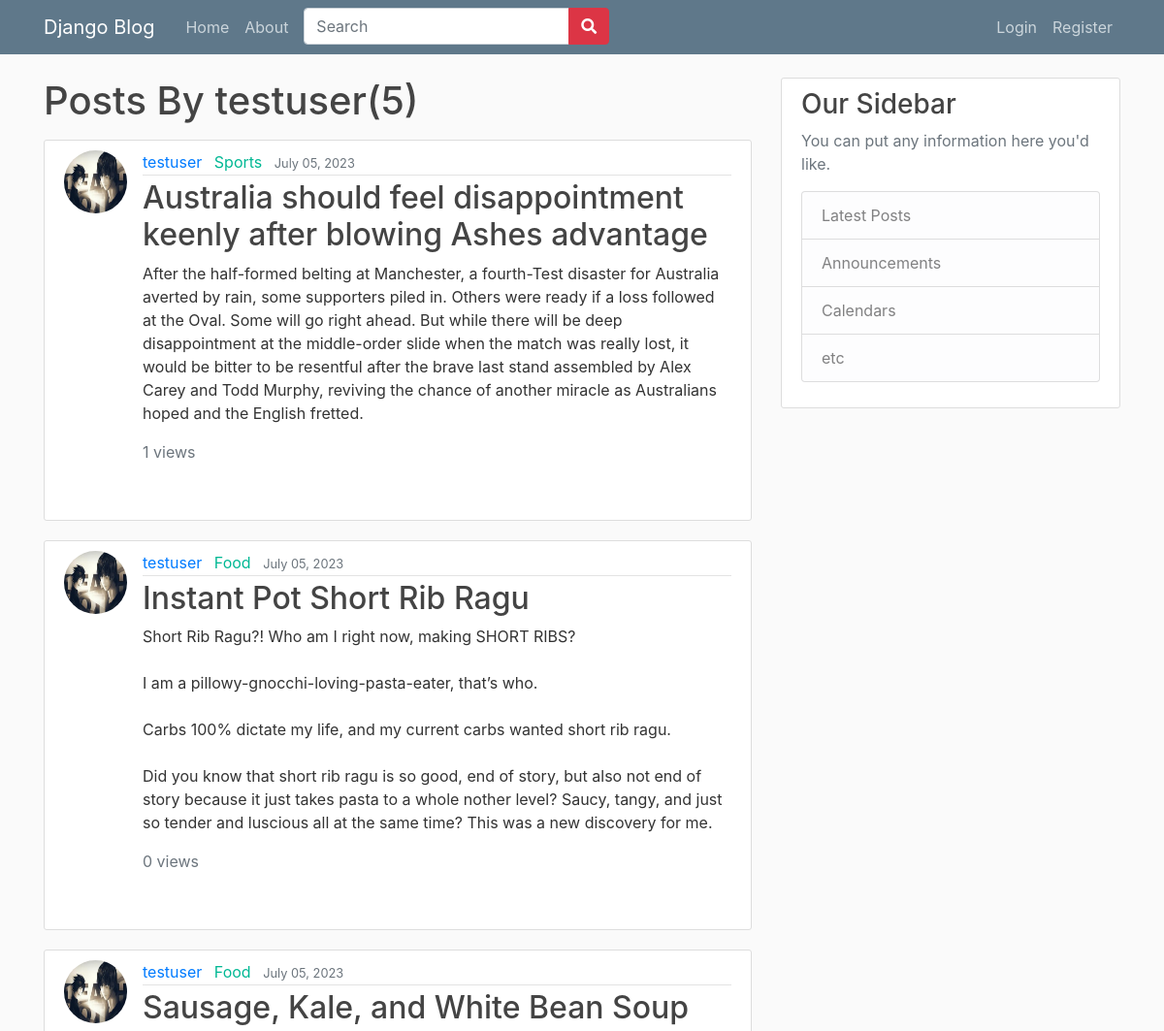
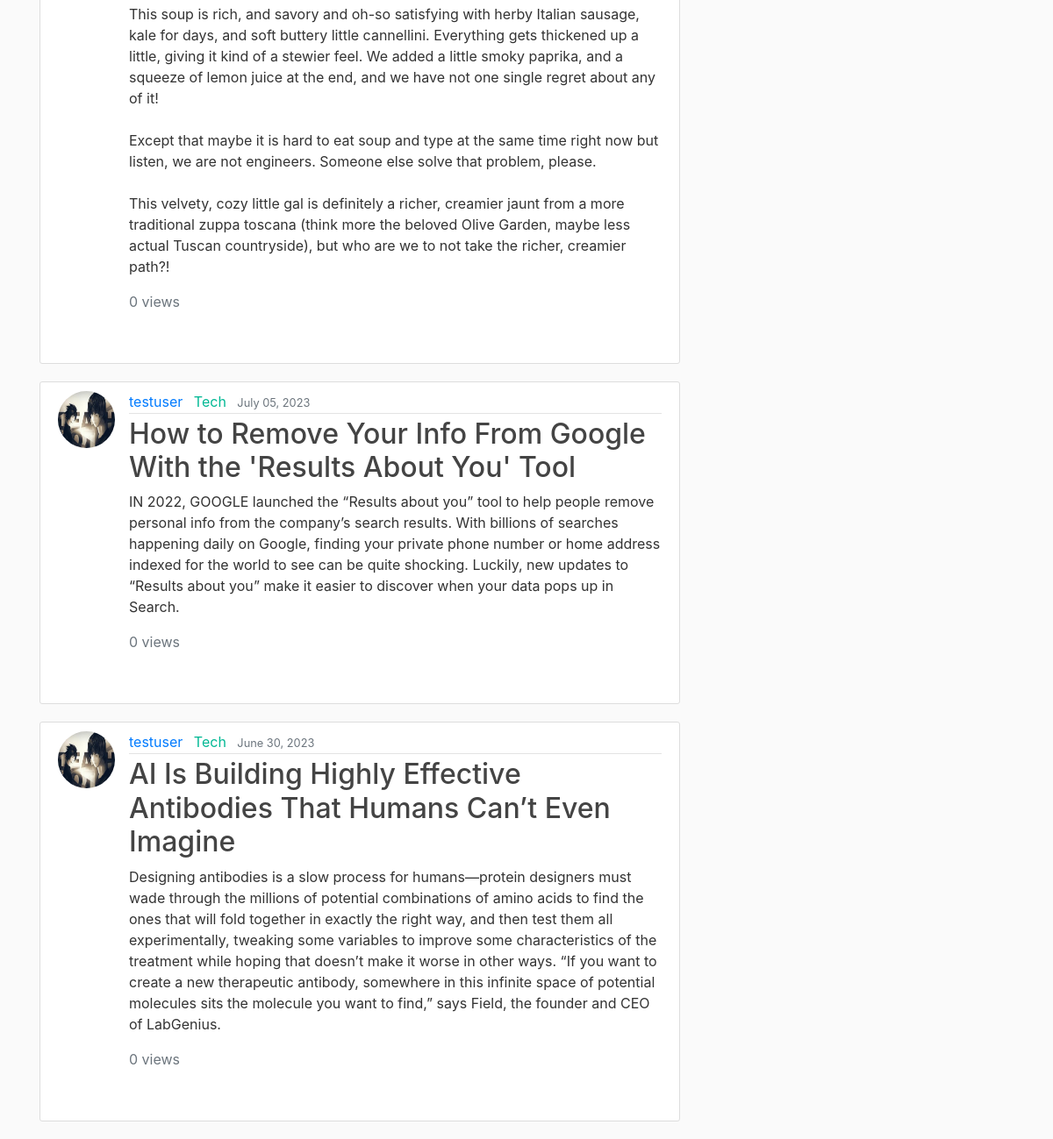
The app's page /user/testuser with its own data (2 pictures, top to bottom).
### blog/models.py (models this page shows, shortened)
class Post(models.Model):
    title = models.CharField(max_length=250)
    content = models.TextField()
    image = models.ImageField(upload_to='post_images/', blank=True, null=True)
    category = models.ForeignKey(Category, on_delete=models.SET_NULL, null=True, default = None)
    date_posted = models.DateTimeField(default=timezone.now)
    author = models.ForeignKey(User, on_delete=models.CASCADE)#an author can have many posts
    views = models.PositiveIntegerField(default=0)
    likes = models.ManyToManyField(User, related_name="blog_like", blank = True)

class Category(models.Model):
    name = models.CharField(max_length=250)
    def __str__(self):
        return self.name

### users/models.py (models this page shows, shortened)
class Profile(models.Model):
    user = models.OneToOneField(User, on_delete=models.CASCADE, unique=True)
    image = models.ImageField(default = 'default.jpg', upload_to='_profile_pics')

### blog/views.py (the view)
# urls.py: path('user/<str:username>', UserPostListView.as_view(), name = 'user-posts'),
class UserPostListView(ListView): #making class based view
    model = Post
    template_name = 'blog/user_posts.html'  #<app>/<model>_<viewtype>.html
    context_object_name = 'posts' #make sure to get the var name right
    paginate_by = 5
    def get_queryset(self):
        user = get_object_or_404(User,username = self.kwargs.get('username'))
        return Post.objects.filter(author = user).order_by('-date_posted')
    def get_context_data(self, **kwargs):
        context = super().get_context_data(**kwargs)
        context['categories'] = Category.objects.all()  # Retrieve all categories
        return context

### blog/templates/blog/user_posts.html (shortened to what this page needs)
{%extends 'blog/base.html'%}
{%block content%}
<h1 class = "mb-3">Posts By {{ view.kwargs.username }}({{ page_obj.paginator.count }})</h1>
    {%for post in posts%}
        <article class="media content-section">
            <img class = "rounded-circle article-img" src = "{{post.author.profile.image.url}}">
            <div class="media-body">
                <div class="article-metadata">
                    <a class="mr-2" href="{% url 'user-posts' post.author.username %}">{{ post.author }}</a>
                    <a class="mr-2 green-link" href="{% url 'category-posts' post.category.id %}">{{ post.category }}</a>
                    <small class="text-muted">{{ post.date_posted|date:"F d, Y" }}</small>
                </div>
                <h2><a class="article-title" href="{%url 'post-detail' post.id%}">{{ post.title }}</a></h2>
                <p class="article-content">{{ post.content }}</p>
                <footer class="text-muted">{{ post.views }} views</footer>
            </div>
        </article>
    {%endfor%}
{%endblock%}

### blog/static/blog/main.css (style rules this page uses)
body { background: #fafafa; color: #333333; margin-top: 5rem; }
h1, h2, h3, h4, h5, h6 { color: #444444; }
.content-section { background: #ffffff; padding: 10px 20px; border: 1px solid #dddddd; border-radius: 3px; margin-bottom: 20px; }
.article-title { color: #444444; }
.article-content { white-space: pre-line; }
.article-img { height: 65px; width: 65px; margin-right: 16px; }
.article-metadata { padding-bottom: 1px; margin-bottom: 4px; border-bottom: 1px solid #e3e3e3 }
.green-link { color: #00b894 }

### records on screen
Post: author.profile.image (picture), author "testuser", category "Sports", date_posted "July 05, 2023", title "Australia should feel disappointment keenly after blowing Ashes advantage", content "After the half-formed belting at Manchester, a fourth-Test disaster for Australia averted by rain, some supporters piled in. Others were ready if a loss followed at the Oval. Some will go right ahead. But while there will be deep disappointment at the middle-order slide when the match was really lost, it would be bitter to be resentful after the brave last stand assembled by Alex Carey and Todd Murphy, reviving the chance of another miracle as Australians hoped and the English fretted.", views "1"
Post: author.profile.image (picture), author "testuser", category "Food", date_posted "July 05, 2023", title "Instant Pot Short Rib Ragu", content "Short Rib Ragu?! Who am I right now, making SHORT RIBS? I am a pillowy-gnocchi-loving-pasta-eater, that’s who. Carbs 100% dictate my life, and my current carbs wanted short rib ragu. Did you know that short rib ragu is so good, end of story, but also not end of story because it just takes pasta to a whole nother level? Saucy, tangy, and just so tender and luscious all at the same time? This was a new discovery for me.", views "0"
Post: author.profile.image (picture), author "testuser", category "Food", date_posted "July 05, 2023", title "Sausage, Kale, and White Bean Soup", content "This soup is rich, and savory and oh-so satisfying with herby Italian sausage, kale for days, and soft buttery little cannellini. Everything gets thickened up a little, giving it kind of a stewier feel. We added a little smoky paprika, and a squeeze of lemon juice at the end, and we have not one single regret about any of it! Except that maybe it is hard to eat soup and type at the same time right now but listen, we are not engineers. Someone else solve that problem, please. This velvety, cozy little gal is definitely a richer, creamier jaunt from a more traditional zuppa toscana (think more the beloved Olive Garden, maybe less actual Tuscan countryside), but who are we to not take the…", views "0"
Post: author.profile.image (picture), author "testuser", category "Tech", date_posted "July 05, 2023", title "How to Remove Your Info From Google With the 'Results About You' Tool", content "IN 2022, GOOGLE launched the “Results about you” tool to help people remove personal info from the company’s search results. With billions of searches happening daily on Google, finding your private phone number or home address indexed for the world to see can be quite shocking. Luckily, new updates to “Results about you” make it easier to discover when your data pops up in Search.", views "0"
Post: author.profile.image (picture), author "testuser", category "Tech", date_posted "June 30, 2023", title "AI Is Building Highly Effective Antibodies That Humans Can’t Even Imagine", content "Designing antibodies is a slow process for humans—protein designers must wade through the millions of potential combinations of amino acids to find the ones that will fold together in exactly the right way, and then test them all experimentally, tweaking some variables to improve some characteristics of the treatment while hoping that doesn’t make it worse in other ways. “If you want to create a new therapeutic antibody, somewhere in this infinite space of potential molecules sits the molecule you want to find,” says Field, the founder and CEO of LabGenius.", views "0"

### other values on screen
{{ view.kwargs.username }} "testuser"
{{ page_obj.paginator.count }} "5"
